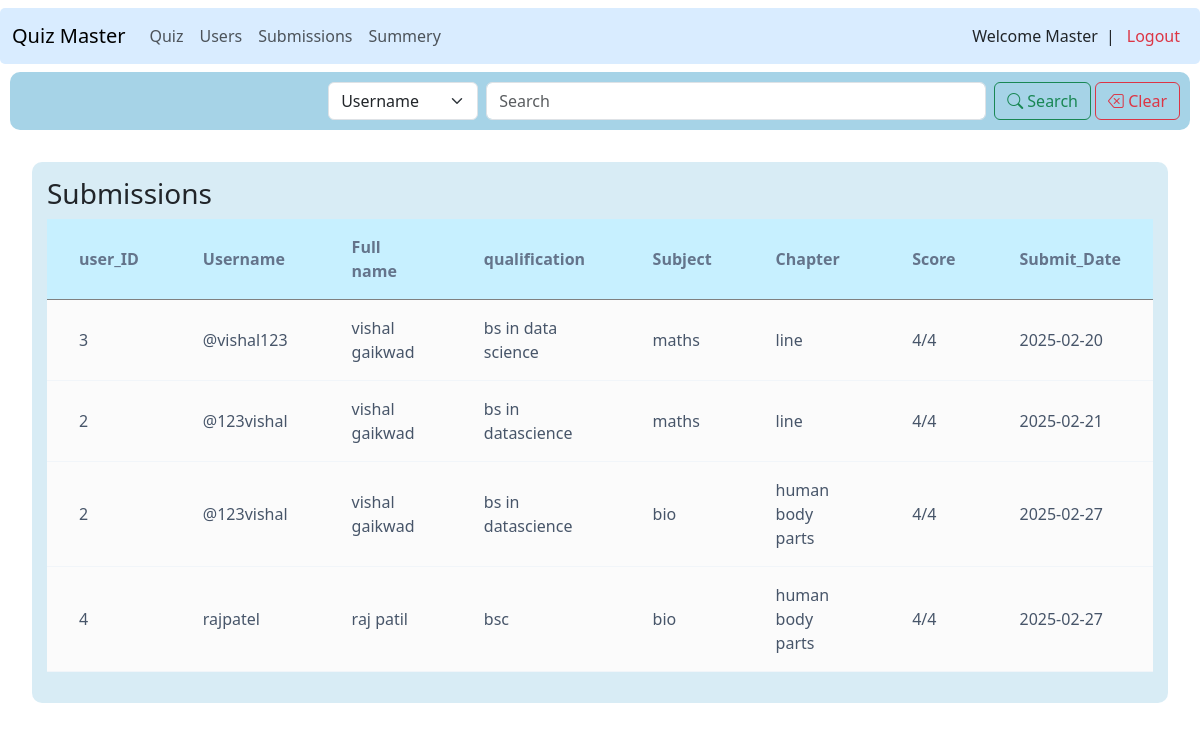
The app's page /master/submissions (signed in) with its own data.
### models.py (models this page shows)
class Submission(db.Model):
    __tablename__ = 'submission'
    id = db.Column(db.Integer, primary_key=True)
    user_id = db.Column(db.Integer, db.ForeignKey('user.id'))
    quiz_id = db.Column(db.Integer, db.ForeignKey('quiz.id'))
    score = db.Column(db.Integer, nullable=False)
    total_questions = db.Column(db.Integer, nullable=False)
    correct_ans = db.Column(db.Integer, nullable=False)
    date = db.Column(db.Date, nullable=False , default = datetime.utcnow)

class User(db.Model):
    __tablename__ = 'user'
    id = db.Column(db.Integer, primary_key=True)
    username = db.Column(db.String(80), unique=True, nullable=False)
    password = db.Column(db.String(120), nullable=False)
    fullname = db.Column(db.String(120), nullable=False)
    qualification = db.Column(db.String(120), nullable=False)
    dob = db.Column(db.Date, nullable=False)
    is_master = db.Column(db.Boolean, default=False)
    submissions = db.relationship('Submission', backref='user', lazy=True , cascade="all, delete-orphan")

class Subject(db.Model):
    __tablename__ = 'subject'
    id = db.Column(db.Integer, primary_key=True)
    name = db.Column(db.String(80), unique=True, nullable=False)
    discription = db.Column(db.String(120), nullable=False)
    chapters = db.relationship('Chapter', backref='subject', lazy=True, cascade="all, delete-orphan")

class Chapter(db.Model):
    __tablename__ = 'chapter'
    id = db.Column(db.Integer, primary_key=True)
    name = db.Column(db.String(80), unique=True, nullable=False)
    discription = db.Column(db.String(120), nullable=False)
    subject_id = db.Column(db.Integer, db.ForeignKey('subject.id'))
    questions = db.relationship('Question', backref='chapter', lazy=True , cascade="all, delete-orphan")
    quizzes = db.relationship('Quiz', backref='chapter', lazy=True , cascade="all, delete-orphan")

### routes.py (the view, shortened to what this page needs)
@app.route('/master/submissions')
@master_required
def submit():
    user=User.query.get(session['user_id'])
    submissions = Submission.query.all()
    parameter = request.args.get('parameter')
    query = request.args.get('query')
    parameters = {'username':'Username', 'fullname':'Fullname', 'qualification':'Qualification', 'subject':'Subject', 'chapter':'Chapter','score':'Score','user_id':'User_id'}
    return render_template('submissions.html' , submissions=submissions, user=user, parameters=parameters )

### routes.py (called while the page is built)
def master_required(f):
    @wraps(f)
    def decorated_function(*args, **kwargs):
        if 'user_id' not in session:
            return redirect(url_for('login'))
        user = User.query.get(session['user_id'])
        if not user.is_master:
            return redirect(url_for('user'))
        return f(*args, **kwargs)
    return decorated_function

### templates/submissions.html (shortened to what this page needs)
{% extends "layout.html" %}
{% block content %}
<div class="headbar">
    <div class="search ms-4">
        <form class="d-flex" role="search">
            <select name="parameter" id="parameter" class="form-select me-2">
                {% for param in parameters %}
                  {% if param==parameter %}
                    <option value="{{param}}" selected>{{parameters[param]}}</option>
                  {% else %}
                    <option value="{{param}}">{{parameters[param]}}</option>
                  {% endif %}
                {% endfor %}
              </select>
            <input id="query" name="query"class="form-control me-2" type="search" placeholder="Search" aria-label="Search" value="{{query}}">
            <button class="btn btn-outline-success" type="submit"><i class='bi bi-search'></i> Search</button>
            <button class="btn btn-outline-danger ms-1" onclick="clearSearch()"><i class='bi bi-backspace'></i> Clear</button>
          </form>
    </div>
</div>
    <div class="submission-card">
        <div class="card_header">
            <h3>Submissions</h3>
        </div>
        <div class="table">
            <table class="submission-table">
                <thead>
                    <tr>
                        <th>user_ID</th>
                        <th>Username</th>
                        <th>Full name</th>
                        <th>qualification</th>
                        <th>Subject</th>
                        <th>Chapter</th>
                        <th>Score</th>
                        <th>Submit_Date</th>
                    </tr>
                </thead>
                <tbody>
                    {% for submission in submissions %}
                    <tr>
                        <td>{{submission.user.id}}</td>
                        <td>{{submission.user.username}}</td>
                        <td>{{submission.user.fullname}}</td>
                        <td>{{submission.user.qualification}}</td>
                        <td>{{submission.quiz.chapter.subject.name}}</td>
                        <td>{{submission.quiz.chapter.name}}</td>
                        <td>{{submission.score}}/{{submission.quiz.chapter.questions|sum(attribute='point')}}</td>
                        <td>{{submission.date}}</td>
                    </tr>
                    {% endfor %}
                </tbody>
            </table>
        </div>
    </div>
{% endblock content %}

### templates/submissions.html (style rules this page uses)
.headbar { display: flex; justify-content: right; background-color:rgb(166, 211, 231); margin: 0px 10px 10px 10px; border-radius:10px; }
.search { display: flex; justify-content:center; padding:10px; }
.form-select { width:150px; }
.form-control { width: 500px;; }
.submission-card { padding:15px; margin:2rem; background: rgba(133, 195, 224, 0.32); display: flex; flex-direction: column; align-content:center; border-radius:10px; }
.submission-table { width: 100%; border-collapse: collapse; background: white; }
.submission-table th { padding: 1rem 2rem; background:rgb(199, 240, 255); color: #64748b; font-weight: 600; border-bottom: 2px solidrgb(15, 167, 55); }
.submission-table td { padding: 1rem 2rem; background-color: #fbfbfb; border-bottom: 1px solid #f1f5f9; color: #475569; }

### records on screen
Submission: user.id "3", user.username "@vishal123", user.fullname "vishal gaikwad", user.qualification "bs in data science", quiz.chapter.subject.name "maths", quiz.chapter.name "line", score "4", quiz.chapter.questions|sum "4", date "2025-02-20"
Submission: user.id "2", user.username "@123vishal", user.fullname "vishal gaikwad", user.qualification "bs in datascience", quiz.chapter.subject.name "maths", quiz.chapter.name "line", score "4", quiz.chapter.questions|sum "4", date "2025-02-21"
Submission: user.id "2", user.username "@123vishal", user.fullname "vishal gaikwad", user.qualification "bs in datascience", quiz.chapter.subject.name "bio", quiz.chapter.name "human body parts", score "4", quiz.chapter.questions|sum "4", date "2025-02-27"
Submission: user.id "4", user.username "rajpatel", user.fullname "raj patil", user.qualification "bsc", quiz.chapter.subject.name "bio", quiz.chapter.name "human body parts", score "4", quiz.chapter.questions|sum "4", date "2025-02-27"

### other values on screen
form field parameter "Username"
